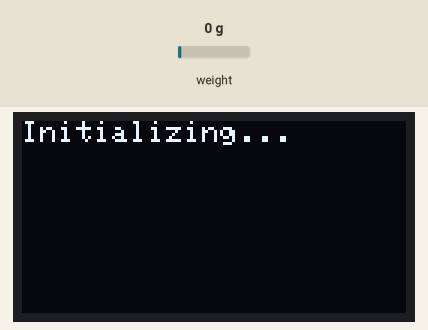
Bench run of a sketch on a simulated ESP32. On the bench: 128×64 one-colour display. The test bench sets the inputs (shaded band); at power-on: weight on the scale 0 g. Nothing arrives over Bluetooth unless stated; what the sketch prints to the serial monitor is not drawn.

Above: at 2.1 s.
At 5.2 s:
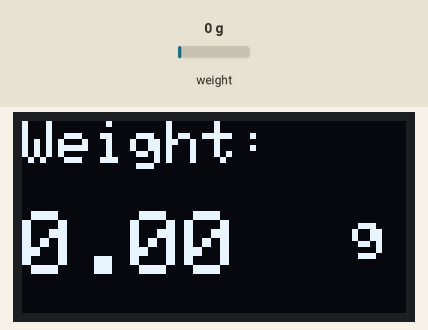
5.3 s: weight on the scale set to 2 g
At 6.7 s:
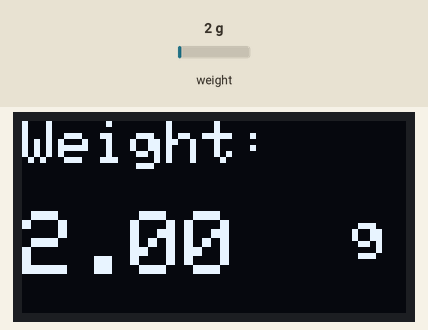
7.1 s: weight on the scale set to 100 g
At 8.8 s:
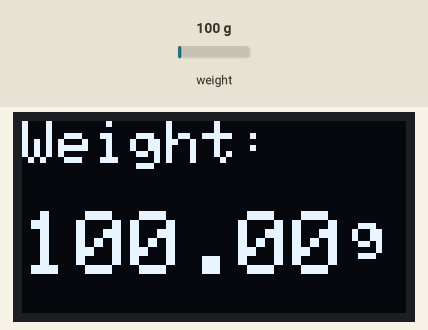
9.1 s: weight on the scale set to 1250 g
At 11.1 s:
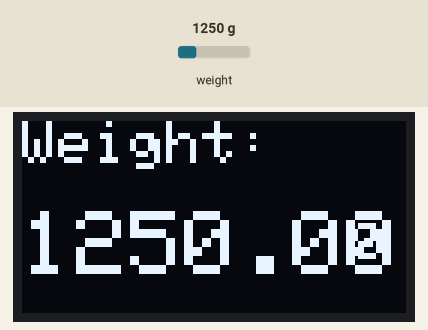
Timing chart, 0 to 12.6 s (numbered marks = the images above; inputs shaded):
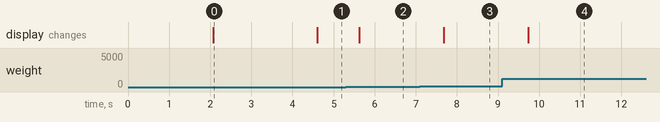

The sketch:

scale_init_send_data.ino
```cpp
#include <BluetoothSerial.h>
#include "HX711.h"
#include <Wire.h>
#include <Adafruit_GFX.h>
#include <Adafruit_SSD1306.h>

// Pin definitions for the scale
#define DOUT  23
#define CLK   19

// OLED display setup
#define SCREEN_WIDTH 128 // OLED display width, in pixels
#define SCREEN_HEIGHT 64 // OLED display height, in pixels
#define OLED_RESET     -1 // Reset pin # (or -1 if sharing Arduino reset pin)
Adafruit_SSD1306 display(SCREEN_WIDTH, SCREEN_HEIGHT, &Wire, OLED_RESET);

HX711 scale(DOUT, CLK);
BluetoothSerial SerialBT;

float weight;
float calibration_factor = 354320; // Adjust this value for accurate readings
String device_name = "ESP32_Scale"; // Bluetooth device name

void setup() {
  // Set up serial monitor
  Serial.begin(115200);
  Serial.println("HX711 calibration sketch");
  Serial.println("Remove all weight from scale");
  Serial.println("After readings begin, place known weight on scale");
  Serial.println("Press + or a to increase calibration factor");
  Serial.println("Press - or z to decrease calibration factor");

  // Start Bluetooth
  SerialBT.begin(device_name);  // Bluetooth device name
  Serial.printf("The device with name \"%s\" is started.\nNow you can pair it with Bluetooth!\n", device_name.c_str());

  // Initialize the scale
  scale.set_scale();
  scale.tare(); // Reset the scale to 0
  long zero_factor = scale.read_average(); // Get a baseline reading
  Serial.print("Zero factor: ");
  Serial.println(zero_factor);

  // Initialize the OLED display
  if (!display.begin(SSD1306_SWITCHCAPVCC, 0x3C)) { // Address 0x3C for most OLEDs
    Serial.println("SSD1306 allocation failed");
    for (;;);
  }
  display.clearDisplay();
  display.setTextColor(WHITE);
  display.setTextSize(1);
  display.setCursor(0, 0);
  display.print("Initializing...");
  display.display();
  delay(2000);
  display.clearDisplay();
}

void loop() {
  // Check if the Bluetooth client is connected
  if (SerialBT.hasClient()) {
    // Measure weight
    measureWeight();

    // Send weight in grams over Bluetooth
    String weightMessage = String(weight * 1000, 2) + " g\n";
    SerialBT.print(weightMessage); // Send weight over Bluetooth

    // Print the weight in grams to the serial monitor for debugging
    Serial.print("Grams: ");
    Serial.print(weight * 1000);
    Serial.println(" g");
  } else {
    // If no Bluetooth device is connected, print this message
    Serial.println("Waiting for Bluetooth connection...");
  }

  // Update OLED display with grams
  updateDisplay();

  delay(500); // Short delay for smooth operation
}

void measureWeight() {
  scale.set_scale(calibration_factor); // Set calibration factor for scale
  weight = scale.get_units(5); // Get weight in kilograms

  // If the weight is negative, reset to 0
  if (weight < 0) {
    weight = 0.00;
  }
}

void updateDisplay() {
  display.clearDisplay();
  display.setTextSize(2);
  display.setCursor(0, 0); // Column, Row
  display.print("Weight:");
  display.setCursor(0, 30);
  display.setTextSize(3);
  display.print(weight * 1000, 2); // Convert to grams
  display.setCursor(110, 30); // "g" biraz daha sağa kaydırıldı
  display.setTextSize(2);
  display.print("g");
  display.display();
}
```

Measured:
- the behaviour switches between 0 and 1 g on weight on the scale (found by bisection; images 1 and 2)
- after the input at 5.3 s, the display: changes after 0.33 s (image 2)
- after the input at 7.1 s, the display: changes after 0.58 s (image 3)
- after the input at 9.1 s, the display: changes after 0.63 s (image 4)
- what the display in image 0 shows lasts 2.5 s, from 2.1 s to 4.6 s
